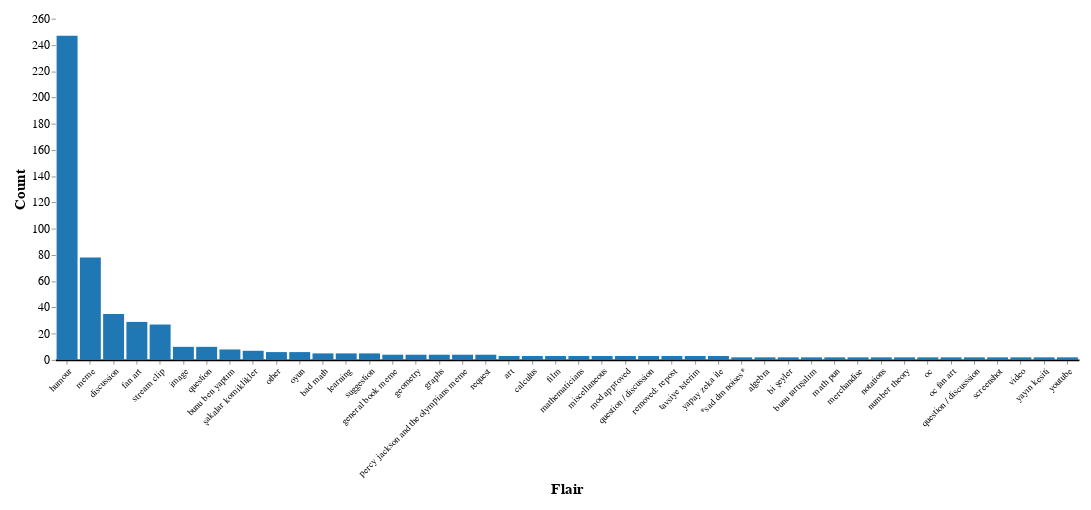

Notebook cell for this chart:
### Code cell
# Count the appearances of each flair
flair_count_df = post_votes_df.copy()[~post_votes_df["Flair"].isna()].drop(columns=["MyVote", "UpvoteCount", "DownvoteCount", "SubredditName"])
flair_count_df["Count"] = 1
flair_count_df = flair_count_df.groupby("Flair").count().reset_index()
flair_count_df["Flair"] = flair_count_df["Flair"].astype(dtype="category")

# Add a checkbox to show/hide flairs with count less than 2
checkbox = alt.binding_checkbox(name="Show Flairs with count 1")
checkbox_selection = alt.param(bind=checkbox, name="show")
# Create the chart
chart = alt.Chart(flair_count_df).mark_bar().encode(
    alt.X("Flair:N", sort="-y", title="Flair", axis=alt.Axis(labelAngle=-45)),
    alt.Y("Count:Q"),
    tooltip=["Count:Q", "Flair:N"],  # Show the count when hovering over the bar
    color = alt.value("#1f77b4"),
).properties(
    width=1200,
    height=400,
).add_params(
    checkbox_selection,
).transform_filter(
    ((alt.datum.Count > 1) | checkbox_selection)
)

chart = chart.configure(
    padding={"left": 15, "right": 15, "top": 15, "bottom": 15},
    title={"fontSize": 18},
).configure_view(
    stroke=None,
).configure_axisX(
    labelFontSize=11,
    titleFontSize=18,
    grid=False,  # Remove the grid
    domainWidth=2,  # Set the width of the axis line
    domainColor="#000"  # Set the color of the axis line
).configure_axisY(
    labelFontSize=14,
    titleFontSize=18,
    grid=False,  # Remove the grid
    domain=False,  # Remove the axis line
)

chart.save("figures/post_votes/altair_flair_counts.html")
chart.save("figures/post_votes/altair_flair_counts.png")
chart

### Figure 1 — Vega-Lite specification as saved in the notebook (floating-point values rounded to 4 significant figures)
{"config": {"view": {"continuousWidth": 300, "continuousHeight": 300, "stroke": null}, "axisX": {"domainColor": "#000", "domainWidth": 2, "grid": false, "labelFontSize": 11, "titleFontSize": 18}, "axisY": {"domain": false, "grid": false, "labelFontSize": 14, "titleFontSize": 18}, "padding": {"left": 15, "right": 15, "top": 15, "bottom": 15}, "title": {"fontSize": 18}}, "data": {"name": "data-8a9036cdf3093ef4134f3e7751034846"}, "mark": {"type": "bar"}, "encoding": {"color": {"value": "#1f77b4"}, "tooltip": [{"field": "Count", "type": "quantitative"}, {"field": "Flair", "type": "nominal"}], "x": {"axis": {"labelAngle": -45}, "field": "Flair", "sort": "-y", "title": "Flair", "type": "nominal"}, "y": {"field": "Count", "type": "quantitative"}}, "height": 400, "params": [{"name": "show", "bind": {"input": "checkbox", "name": "Show Flairs with count 1"}}], "transform": [{"filter": "((datum.Count > 1) || show)"}], "width": 1200, "$schema": "https://vega.github.io/schema/vega-lite/v5.15.1.json", "datasets": {"data-8a9036cdf3093ef4134f3e7751034846": [{"Flair": "*happy dm noises*", "IsSubscribed": 1, "Count": 1}, {"Flair": "*sad dm noises*", "IsSubscribed": 2, "Count": 2}, {"Flair": "*scared player noises*", "IsSubscribed": 1, "Count": 1}, {"Flair": ".", "IsSubscribed": 1, "Count": 1}, {"Flair": "/r/all", "IsSubscribed": 1, "Count": 1}, {"Flair": "advanced", "IsSubscribed": 1, "Count": 1}, {"Flair": "ai assisted art", "IsSubscribed": 1, "Count": 1}, {"Flair": "ai cover", "IsSubscribed": 1, "Count": 1}, {"Flair": "aiart", "IsSubscribed": 1, "Count": 1}, {"Flair": "algebra", "IsSubscribed": 2, "Count": 2}, {"Flair": "arithmetic", "IsSubscribed": 1, "Count": 1}, {"Flair": "art", "IsSubscribed": 3, "Count": 3}, {"Flair": "bad math", "IsSubscribed": 5, "Count": 5}, {"Flair": "ben g*t müyüm?", "IsSubscribed": 1, "Count": 1}, {"Flair": "bi şeyler", "IsSubscribed": 2, "Count": 2}, {"Flair": "bunu ben yaptım", "IsSubscribed": 8, "Count": 8}, {"Flair": "bunu tartışalım", "IsSubscribed": 2, "Count": 2}, {"Flair": "calculus", "IsSubscribed": 3, "Count": 3}, {"Flair": "campaign meme", "IsSubscribed": 1, "Count": 1}, {"Flair": "classic", "IsSubscribed": 1, "Count": 1}, {"Flair": "comic", "IsSubscribed": 1, "Count": 1}, {"Flair": "competition", "IsSubscribed": 1, "Count": 1}, {"Flair": "complex analysis", "IsSubscribed": 1, "Count": 1}, {"Flair": "contest", "IsSubscribed": 1, "Count": 1}, {"Flair": "cosplay", "IsSubscribed": 1, "Count": 1}, {"Flair": "discussion", "IsSubscribed": 35, "Count": 35}, {"Flair": "duyuru", "IsSubscribed": 1, "Count": 1}, {"Flair": "electroboom question", "IsSubscribed": 1, "Count": 1}, {"Flair": "faf - rectify", "IsSubscribed": 1, "Count": 1}, {"Flair": "fan art", "IsSubscribed": 29, "Count": 29}, {"Flair": "film", "IsSubscribed": 3, "Count": 3}, {"Flair": "general book meme", "IsSubscribed": 4, "Count": 4}, {"Flair": "general question", "IsSubscribed": 1, "Count": 1}, {"Flair": "geometry", "IsSubscribed": 4, "Count": 4}, {"Flair": "goated title", "IsSubscribed": 1, "Count": 1}, {"Flair": "graphs", "IsSubscribed": 4, "Count": 4}, {"Flair": "help", "IsSubscribed": 1, "Count": 1}, {"Flair": "humor", "IsSubscribed": 1, "Count": 1}, {"Flair": "humour", "IsSubscribed": 247, "Count": 247}, {"Flair": "image", "IsSubscribed": 10, "Count": 10}, {"Flair": "instanceof trend", "IsSubscribed": 1, "Count": 1}, {"Flair": "irl", "IsSubscribed": 1, "Count": 1}, {"Flair": "jurassic park", "IsSubscribed": 1, "Count": 1}, {"Flair": "learning", "IsSubscribed": 5, "Count": 5}, {"Flair": "lord of the rings", "IsSubscribed": 1, "Count": 1}, {"Flair": "magnus chase meme", "IsSubscribed": 1, "Count": 1}, {"Flair": "math pun", "IsSubscribed": 2, "Count": 2}, {"Flair": "mathematicians", "IsSubscribed": 3, "Count": 3}, {"Flair": "meme", "IsSubscribed": 78, "Count": 78}, {"Flair": "meme violation", "IsSubscribed": 1, "Count": 1}, {"Flair": "merchandise", "IsSubscribed": 2, "Count": 2}, {"Flair": "miscellaneous", "IsSubscribed": 3, "Count": 3}, {"Flair": "mod approved", "IsSubscribed": 3, "Count": 3}, {"Flair": "modded content", "IsSubscribed": 1, "Count": 1}, {"Flair": "movie meme", "IsSubscribed": 1, "Count": 1}, {"Flair": "musical meme", "IsSubscribed": 1, "Count": 1}, {"Flair": "need advice", "IsSubscribed": 1, "Count": 1}, {"Flair": "non-electroboom video", "IsSubscribed": 1, "Count": 1}, {"Flair": "notations", "IsSubscribed": 2, "Count": 2}, {"Flair": "number theory", "IsSubscribed": 2, "Count": 2}, {"Flair": "oc", "IsSubscribed": 2, "Count": 2}, {"Flair": "oc fan art", "IsSubscribed": 2, "Count": 2}, {"Flair": "okaycolleagueresearcher", "IsSubscribed": 1, "Count": 1}, {"Flair": "other", "IsSubscribed": 6, "Count": 6}, {"Flair": "oyun", "IsSubscribed": 6, "Count": 6}, {"Flair": "percy jackson and the olympians meme", "IsSubscribed": 4, "Count": 4}, {"Flair": "poll", "IsSubscribed": 1, "Count": 1}, {"Flair": "probability", "IsSubscribed": 1, "Count": 1}, {"Flair": "proofs", "IsSubscribed": 1, "Count": 1}, {"Flair": "question", "IsSubscribed": 10, "Count": 10}, {"Flair": "question / discussion", "IsSubscribed": 3, "Count": 3}, {"Flair": "question / discusssion", "IsSubscribed": 2, "Count": 2}, {"Flair": "question/request", "IsSubscribed": 1, "Count": 1}, {"Flair": "removed: common post", "IsSubscribed": 1, "Count": 1}, {"Flair": "removed: low quality", "IsSubscribed": 1, "Count": 1}, {"Flair": "removed: not programming related", "IsSubscribed": 1, "Count": 1}, {"Flair": "removed: repost", "IsSubscribed": 3, "Count": 3}, {"Flair": "request", "IsSubscribed": 4, "Count": 4}, {"Flair": "ricam var", "IsSubscribed": 1, "Count": 1}, {"Flair": "rule 12: bad formatting", "IsSubscribed": 1, "Count": 1}, {"Flair": "rule 3: post style guide", "IsSubscribed": 1, "Count": 1}, {"Flair": "rule 3: reposts", "IsSubscribed": 1, "Count": 1}, {"Flair": "screenshot", "IsSubscribed": 2, "Count": 2}, {"Flair": "sponge-worthy", "IsSubscribed": 1, "Count": 1}, {"Flair": "stream clip", "IsSubscribed": 27, "Count": 27}, {"Flair": "suggestion", "IsSubscribed": 5, "Count": 5}, {"Flair": "tavsiye i̇sterim", "IsSubscribed": 3, "Count": 3}, {"Flair": "text-based meme", "IsSubscribed": 1, "Count": 1}, {"Flair": "the engineer", "IsSubscribed": 1, "Count": 1}, {"Flair": "topology", "IsSubscribed": 1, "Count": 1}, {"Flair": "trigonometry", "IsSubscribed": 1, "Count": 1}, {"Flair": "tv quote", "IsSubscribed": 1, "Count": 1}, {"Flair": "update", "IsSubscribed": 1, "Count": 1}, {"Flair": "video", "IsSubscribed": 2, "Count": 2}, {"Flair": "wholesome", "IsSubscribed": 1, "Count": 1}, {"Flair": "yapay zeka ile", "IsSubscribed": 3, "Count": 3}, {"Flair": "yayın kesiti", "IsSubscribed": 2, "Count": 2}, {"Flair": "you enter a dar- i have darkvision", "IsSubscribed": 1, "Count": 1}, {"Flair": "you guys use rules? :rules:", "IsSubscribed": 1, "Count": 1}, {"Flair": "youtube", "IsSubscribed": 2, "Count": 2}, {"Flair": "şakalar komiklikler", "IsSubscribed": 7, "Count": 7}]}}
